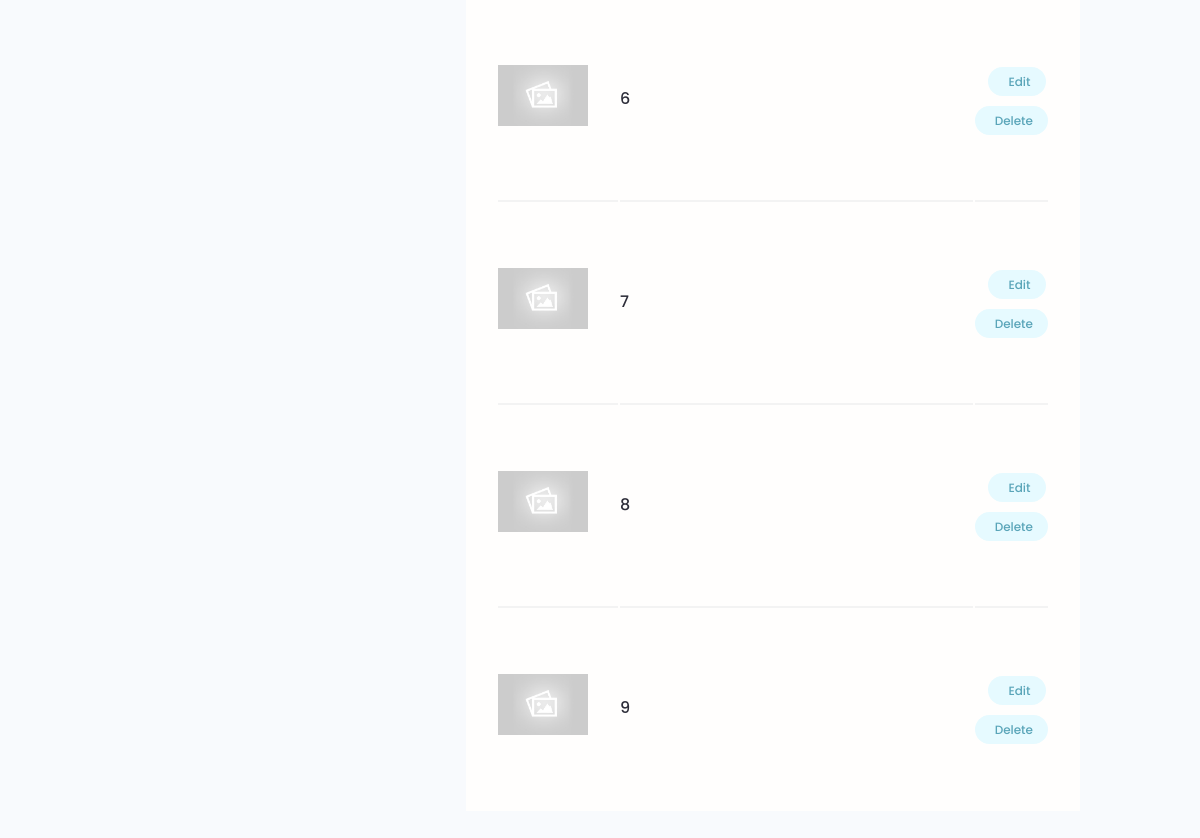
Before: /account/ (signed in, lower part) with the older database file.
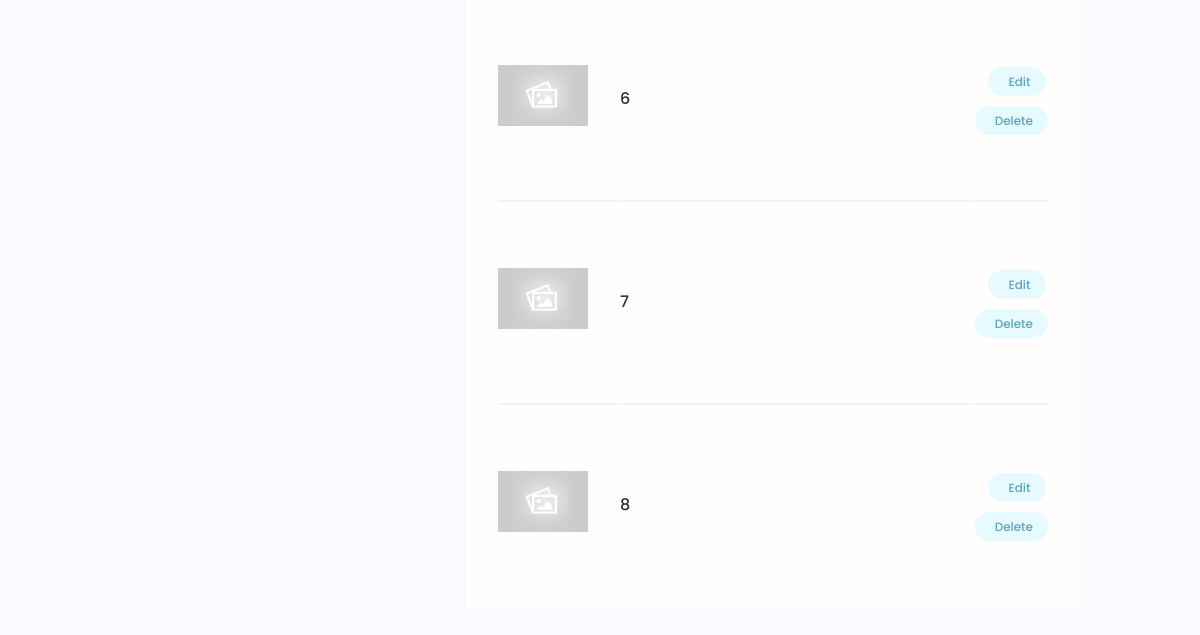
After: the same page with the newer database file.
### projects/models.py (models this page shows, shortened)
class Project(models.Model):
    owner = models.ForeignKey(Profile, null=True, blank=True,
                              on_delete=models.CASCADE)
    title = models.CharField(max_length=200)
    description = models.TextField(null=True, blank=True)
    featured_image = models.ImageField(null=True, blank=True, default='default.jpg')
    demo_link = models.CharField(max_length=2000, null=True, blank=True)
    source_link = models.CharField(max_length=2000, null=True, blank=True)
    tags = models.ManyToManyField('Tag', blank=True)
    vote_total = models.IntegerField(default=0, null=True, blank=True)
    vote_ratio = models.IntegerField(default=0, null=True, blank=True)
    created = models.DateTimeField(auto_now_add=True)
    id = models.UUIDField(default=uuid.uuid4, unique=True,
                          primary_key=True, editable=False)
    class Meta:
        ordering = ['-vote_ratio','-vote_total', 'title']
    @property
    def imageURL(self):
        try:
            url = self.featured_image.url
        except:
            url = 'http://127.0.0.1:8000/images/default.jpg'
        return url

### users/views.py (the view)
# urls.py: path('account/', views.userAccount, name='account'),
@login_required(login_url='login')
def userAccount(request):
    profile = request.user.profile
    skills = profile.skill_set.all()
    projects = profile.project_set.all()
    context = {'profile': profile, 'skills': skills, 'projects': projects}
    return render(request, 'users/account.html', context)

### users/models.py (called while the page is built)
    @property
    def imageURL(self):
        try:
            url = self.profile_image.url
        except:
            url = 'http://127.0.0.1:8000/images/profiles/user-default.png'
        return url

### users/templates/users/account.html (shortened to what this page needs)
{% extends 'main.html' %}
{% block content %}
<main class="settingsPage profile my-md">
  <div class="container">
    <div class="layout">
        <div class="column column--1of3">
        </div>
        <div class="column column--2of3">
          <table class="settings__table">
            {% for project in projects %}
            <tr>
              <td class="settings__thumbnail">
                <a href="{% url 'project' project.id %}"><img src="{{project.imageURL}}" alt="Project Thumbnail"/></a>
              </td>
              <td class="settings__tableInfo">
                <a href="{% url 'project' project.id %}">{{ project.title }}</a>
              </td>
              <td class="settings__tableActions">
                <a class="tag tag--pill tag--main settings__btn" href="{% url 'update-project' project.id %}"> Edit</a>
                <a class="tag tag--pill tag--main settings__btn" href="{% url 'delete-project' project.id %}?next=/account">
                  Delete</a>
              </td>
            </tr>
            {% endfor %}
          </table>
        </div>
    </div>
  </div>
</main>
{% endblock content %}

Changed rows visible on the page:
removed Project: imageURL (placeholder picture), title "9"
